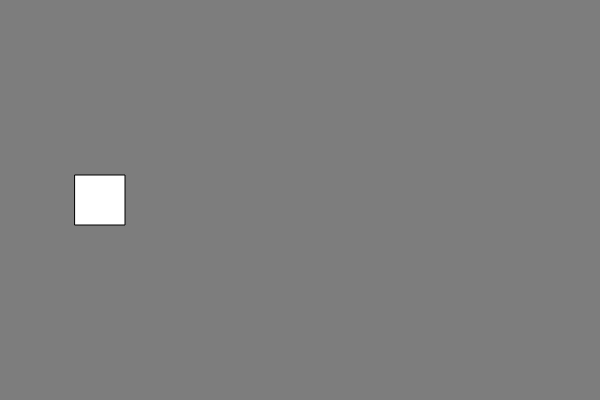
Frame 1 (no input)
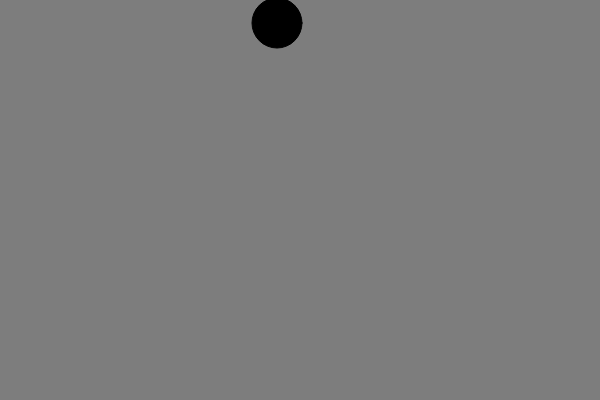
Frame 60 (no input)
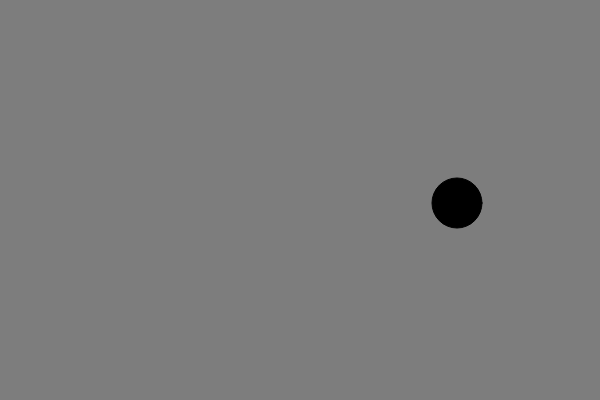
Frame 120 (the mouse pressed at the canvas centre since frame 60)

The p5.js sketch that drew these frames (run headless with seeded random() and noise() and a simulated clock; from frame 60 on, the mouse is pressed at the canvas centre):

// p5.js sketch
// ── sketch.js
// operators, arrays, conditionals, data types, functions, constructor functions
// Rumble in the Squared Circle
// Created by Kevin Yeung and Alex Cepeda, 10/1/2018

//Creates a square object
var squa = {
	x: 100, //sets the x-coordinate
	y: 200, //sets the y-coordinate
	speedX: 3, //sets the speed of the x-coordinate
	speedY: 3, //sets the speed of the y-coordinate
	sze: 50, //sets the size of the square
	rad: 25, //sets the size of the radius of the square
	r: 255, //sets the red value of the color
	b: 255, //blue value
	g: 255 //green value
}

//Creates a circle object
var circ = {
	x: squa.x, //sets the x-coordinate of the circle
	y: squa.y, //sets the y-coordinate of the circle
	speedX: squa.speedX, //sets the speed of the x-coordinate
	speedY: squa.speedY, //sets the speed of the x-coordinate
	sze: squa.sze, //sets the size of the circle
	rad: (squa.sze / 2), //sets the radius
	r: 0, //sets the red value of the color
	b: 0, //blue value
	g: 0 //green value
}

var canvasX = 600; //sets the width of the canvas
var canvasY = 400; //sets the height of the canvas
var isCircle = false; //sets the initial value of isCircle

//draws a square onto the canvas
function createSquare() {
	fill(squa.r, squa.b, squa.g); //sets the color
	rectMode(CENTER); //changes the way it's drawn to more akin to a circle
	rect(squa.x, squa.y, squa.sze, squa.sze); //creates the rectangle using the object's attributes

	squa.x += squa.speedX; //updates the x-coordinate with the speed
	squa.y -= squa.speedY; //updates the y-coordinate with the speed

	circ.x = squa.x; //matches the circle's x-value with the rectangle's
	circ.y = squa.y; //matches the circle's x-value with the rectangle's

	//if statements to decide if the edge of the rectangle touches the edge of the canvas
	if ((squa.x + squa.rad) > width || (squa.x - squa.rad) < 0) {
		squa.speedX *= -1; //reverses direction
		isCircle = true; //changes isCircle to true so it can change shape
	}

	if ((squa.y + squa.rad) > height || (squa.y - squa.rad) < 0) {
		squa.speedY *= -1; //reverses direction
		isCircle = true; //changes isCircle to true so it can change shape
	}

	circ.speedX = squa.speedX; //matches the circ.speedX with its square equivalent
	circ.speedY = squa.speedY; //matches the circ.speedY with its square equivalent
}

//draws a circle onto the canvas
function createCircle() {
	fill(circ.r, circ.b, circ.g); //sets the color
	ellipse(circ.x, circ.y, circ.sze, circ.sze); //draws the circle

	circ.x += circ.speedX; //updates the x-coordinate with the speed
	circ.y -= circ.speedY; //updates the y-coordinate with the speed

	squa.x = circ.x; //sets the square's x-coordinate with the circle's
	squa.y = circ.y; //sets the square's y-coordinate with the circle's

	//if statements to decide if the edge of the circle touches the edge of the canvaas
	if ((circ.x + circ.rad) > width || (circ.x - circ.rad) < 0) {
		circ.speedX *= -1; //reverses direction
		isCircle = false; //sets isCircle to false
	}

	if ((circ.y + circ.rad) > height || (circ.y - circ.rad) < 0) {
		circ.speedY *= -1; //reverse direction
		isCircle = false; //sets isCircle to false
	}

	squa.speedX = circ.speedX; //sets the square's speedX with the circle's
	squa.speedY = circ.speedY; //sets the square's speedY with the circle's
}

function setup() {
	createCanvas(canvasX, canvasY); //creates the canvas
}

function draw() {
	background(125); //sets the background

	if (!isCircle) { //if isCircle is false 
		createSquare(); //creates a circle
	} else { //if isCircle is true
		createCircle(); //create a circle
	}
}
